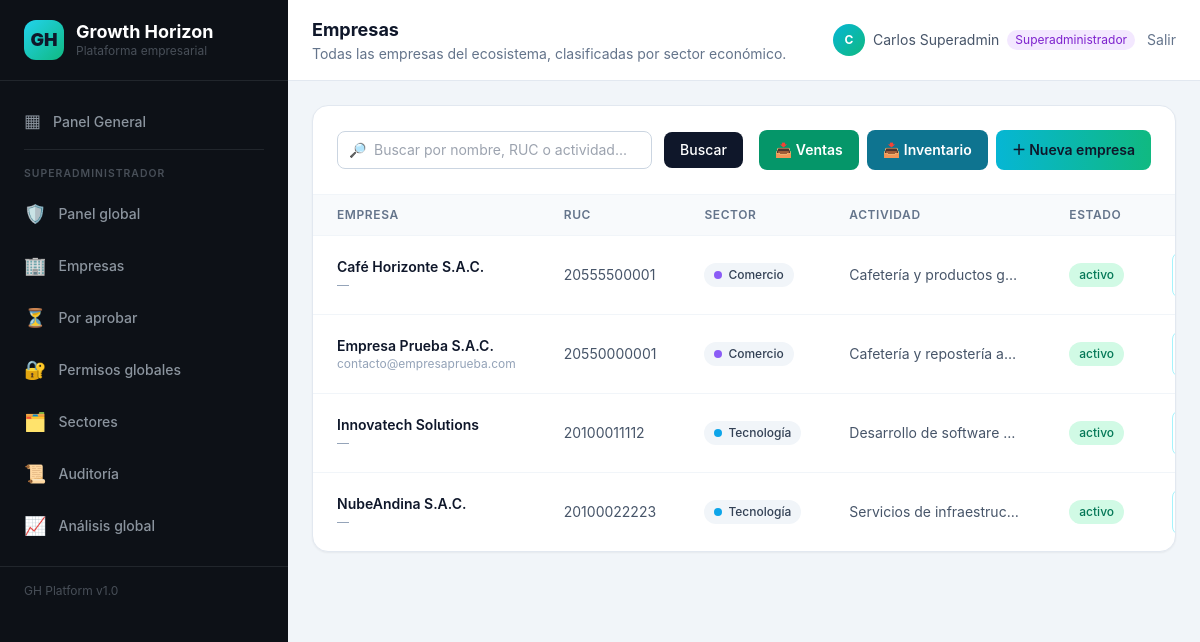
The page /empresas/ (signed in) on the database its author committed.
### models/usuario.py (models this page shows, shortened)
class Usuario(UserMixin, TimestampMixin, db.Model):
    __tablename__ = "usuarios"
    id = db.Column(db.Integer, primary_key=True)
    nombre = db.Column(db.String(120), nullable=False)
    email = db.Column(db.String(180), unique=True, nullable=False, index=True)
    password_hash = db.Column(db.String(255), nullable=False)
    rol = db.Column(db.String(40), nullable=False, default=ROL_ANALISTA)
    cargo = db.Column(db.String(80), nullable=True)
    activo = db.Column(db.Boolean, nullable=False, default=True)
    sector_id = db.Column(db.Integer, db.ForeignKey("sectores.id"), nullable=True)
    empresa_id = db.Column(db.Integer, db.ForeignKey("empresas.id", ondelete="SET NULL"), nullable=True)
    ultimo_acceso = db.Column(db.DateTime, nullable=True)
    intentos_fallidos = db.Column(db.Integer, nullable=False, default=0)
    ultimo_intento_fallido = db.Column(db.DateTime, nullable=True)
    sector = db.relationship("Sector", backref=db.backref("usuarios", lazy="dynamic", passive_deletes=True))
    empresa = db.relationship("Empresa", backref=db.backref("usuarios", lazy="dynamic", passive_deletes=True))
    auditorias = db.relationship("Auditoria", backref="usuario", lazy="dynamic")
    @property
    def es_superadmin(self):
        return self.rol == ROL_SUPERADMIN
    @property
    def tiene_empresa(self):
        return self.empresa is not None
    @property
    def etiqueta_rol(self):
        from models.roles import ROLES_DISPONIBLES
        return ROLES_DISPONIBLES.get(self.rol, self.rol)

### models/empresa.py (models this page shows, shortened)
class Empresa(TimestampMixin, db.Model):
    __tablename__ = "empresas"
    id = db.Column(db.Integer, primary_key=True)
    nombre = db.Column(db.String(180), nullable=False, index=True)
    ruc = db.Column(db.String(20), unique=True, nullable=True, index=True)
    sector_id = db.Column(db.Integer, db.ForeignKey("sectores.id", ondelete="SET NULL"), nullable=True)
    actividad = db.Column(db.String(255), nullable=True)
    correo = db.Column(db.String(180), nullable=True)
    telefono = db.Column(db.String(40), nullable=True)
    direccion = db.Column(db.String(255), nullable=True)
    sitio_web = db.Column(db.String(255), nullable=True)
    estado = db.Column(db.String(20), nullable=False, default="activo")
    notas_admin = db.Column(db.Text, nullable=True)

### models/sector.py (models this page shows, shortened)
class Sector(TimestampMixin, db.Model):
    __tablename__ = "sectores"
    id = db.Column(db.Integer, primary_key=True)
    nombre = db.Column(db.String(120), unique=True, nullable=False, index=True)
    descripcion = db.Column(db.Text, nullable=True)
    color = db.Column(db.String(20), nullable=False, default="#0891b2")
    empresas = db.relationship("Empresa", backref="sector", lazy="dynamic", passive_deletes=True)

### routes/empresas.py (the view, shortened to what this page needs)
@empresas_bp.route("/")
@login_required
@superadmin_requerido
def listar():
    sector_id = request.args.get("sector", type=int)
    busqueda = request.args.get("q", "").strip()
    consulta = Empresa.query
    if sector_id:
        consulta = consulta.filter(Empresa.sector_id == sector_id)
    empresas = consulta.order_by(Empresa.nombre.asc()).all()
    sectores = Sector.query.order_by(Sector.nombre.asc()).all()
    sector_seleccionado = db.session.get(Sector, sector_id) if sector_id else None
    return render_template(
        "empresas/listar.html",
        empresas=empresas,
        sectores=sectores,
        sector_seleccionado=sector_seleccionado,
        busqueda=busqueda,
    )

### routes/decoradores.py (called while the page is built)
def superadmin_requerido(func):
    @wraps(func)
    def envoltura(*args, **kwargs):
        if not current_user.is_authenticated or current_user.rol != ROL_SUPERADMIN:
            _sin_acceso()
        return func(*args, **kwargs)
    return envoltura

### templates/empresas/listar.html (shortened to what this page needs)
{% extends "base.html" %}
{% block cabecera %}Empresas{% endblock %}
{% block subcabecera %}
    {% if sector_seleccionado %}
        Vista filtrada por el sector <span class="inline-flex items-center gap-1" style="color: {{ sector_seleccionado.color }}">● {{ sector_seleccionado.nombre }}</span>
    {% else %}
        Todas las empresas del ecosistema, clasificadas por sector económico.
    {% endif %}
{% endblock %}
{% block contenido %}
    <div class="bg-white rounded-2xl shadow-sm border border-slate-200 overflow-hidden">
        <div class="p-6 border-b border-slate-100 flex flex-col sm:flex-row sm:items-center gap-4 justify-between">
            <form method="get" class="flex flex-col sm:flex-row items-start sm:items-center gap-3 flex-1">
                <div class="relative flex-1 max-w-md">
                    <span class="absolute left-3 top-1/2 -translate-y-1/2 text-slate-400 text-sm">🔎</span>
                    <input type="text" name="q" value="{{ busqueda }}"
                           placeholder="Buscar por nombre, RUC o actividad..."
                           class="w-full pl-9 px-3 py-2 rounded-lg border border-slate-300 focus:border-cyan-500 focus:ring-1 focus:ring-cyan-500 outline-none text-sm">
                </div>
                <div class="flex gap-2">
                    <button type="submit" class="px-4 py-2 rounded-lg bg-slate-900 text-white text-sm font-medium hover:bg-slate-700 transition">Buscar</button>
                </div>
            </form>
            <div class="flex flex-wrap gap-2">
                <a href="{{ url_for('empresas.exportar_ventas_xlsx') }}"
                   class="px-4 py-2.5 rounded-lg bg-emerald-600 text-white text-sm font-semibold hover:bg-emerald-700 transition whitespace-nowrap">
                    📥 Ventas
                </a>
                <a href="{{ url_for('empresas.exportar_inventario_xlsx') }}"
                   class="px-4 py-2.5 rounded-lg bg-cyan-700 text-white text-sm font-semibold hover:bg-cyan-800 transition whitespace-nowrap">
                    📥 Inventario
                </a>
                <a href="{{ url_for('empresas.nueva') }}" class="px-4 py-2.5 rounded-lg bg-gradient-to-r from-cyan-500 to-emerald-500 text-slate-900 text-sm font-semibold hover:opacity-90 transition whitespace-nowrap">
                    ＋ Nueva empresa
                </a>
            </div>
        </div>
        <div class="overflow-x-auto">
            <table class="w-full text-sm">
                <thead>
                    <tr class="text-left text-xs uppercase tracking-wider text-slate-500 border-b border-slate-100 bg-slate-50">
                        <th class="px-6 py-3 font-semibold">Empresa</th>
                        <th class="px-6 py-3 font-semibold">RUC</th>
                        <th class="px-6 py-3 font-semibold">Sector</th>
                        <th class="px-6 py-3 font-semibold">Actividad</th>
                        <th class="px-6 py-3 font-semibold">Estado</th>
                        <th class="px-6 py-3 font-semibold text-right">Acciones</th>
                    </tr>
                </thead>
                <tbody class="divide-y divide-slate-100">
                {% for empresa in empresas %}
                    <tr class="hover:bg-slate-50 transition">
                        <td class="px-6 py-4">
                            <p class="font-semibold text-slate-900">{{ empresa.nombre }}</p>
                            <p class="text-xs text-slate-400">{{ empresa.correo or '—' }}</p>
                        </td>
                        <td class="px-6 py-4 text-slate-600">{{ empresa.ruc or '—' }}</td>
                        <td class="px-6 py-4">
                            {% if empresa.sector %}
                                <span class="inline-flex items-center gap-1.5 px-2.5 py-1 rounded-full text-xs font-medium bg-slate-100 text-slate-700">
                                    <span class="w-2 h-2 rounded-full" style="background-color: {{ empresa.sector.color }}"></span>
                                    {{ empresa.sector.nombre }}
                                </span>
                            {% else %}
                                <span class="text-slate-400">Sin clasificar</span>
                            {% endif %}
                        </td>
                        <td class="px-6 py-4 text-slate-600 max-w-[220px] truncate">{{ empresa.actividad or '—' }}</td>
                        <td class="px-6 py-4">
                            <span class="inline-block px-2.5 py-1 rounded-full text-xs font-medium
                                {% if empresa.estado == 'activo' %}bg-emerald-100 text-emerald-700
                                {% else %}bg-rose-100 text-rose-700{% endif %}">
                                {{ empresa.estado }}
                            </span>
                        </td>
                        <td class="px-6 py-4">
                            <div class="flex items-center justify-end gap-2">
                                <a href="{{ url_for('empresas.detalle', empresa_id=empresa.id) }}"
                                   class="px-3 py-1.5 rounded-lg border border-cyan-200 text-cyan-700 text-xs font-medium hover:bg-cyan-50 transition">Ver detalle</a>
                            </div>
                        </td>
                    </tr>
                {% endfor %}
                </tbody>
            </table>
        </div>
    </div>
{% endblock %}

### templates/base.html (shortened to what this page needs)
<!DOCTYPE html>
<html lang="es" class="h-full">
<head>
    <script src="https://cdn.tailwindcss.com"></script>
    <link rel="stylesheet" href="https://cdnjs.cloudflare.com/ajax/libs/animate.css/4.1.1/animate.min.css" />
    <link rel="stylesheet" href="{{ url_for('static', filename='css/ripple.css') }}" />
</head>
<body class="h-full bg-slate-100 text-slate-800 antialiased">
    <div class="flex h-screen overflow-hidden" x-data="{ empresaMenu: true }">
        <aside class="w-72 flex-col shrink-0 gh-sidebar" x-show="empresaMenu">
            <div class="flex items-center gap-3 px-6 py-5 border-b" style="border-color: #21262C;">
                <div
                    class="w-10 h-10 rounded-xl bg-gradient-to-br from-cyan-400 to-emerald-500 flex items-center justify-center text-lg font-black text-slate-900">
                    GH</div>
                <div>
                    <h1 class="text-white font-bold text-lg leading-tight">Growth Horizon</h1>
                    <p class="text-xs" style="color: #484f58;">Plataforma empresarial</p>
                </div>
            </div>
            <nav class="flex-1 overflow-y-auto scrollbar-thin px-3 py-4 space-y-1">
                <a href="{{ url_for('main.dashboard') }}"
                    class="gh-nav-item {% if request.endpoint == 'main.dashboard' %}gh-active{% endif %}">
                    <span class="text-lg">▦</span> Panel General
                </a>
                {% if current_user.is_authenticated and current_user.es_superadmin %}
                <div class="gh-divider"></div>
                <p class="gh-section-label">Superadministrador</p>
                <a href="{{ url_for('superadmin.panel') }}"
                    class="gh-nav-item {% if request.endpoint and request.endpoint.startswith('superadmin') %}gh-active{% endif %}">
                    <span class="text-lg">🛡️</span> Panel global
                </a>
                <a href="{{ url_for('superadmin.empresas') }}"
                    class="gh-nav-item {% if request.endpoint == 'superadmin.empresas' %}gh-active{% endif %}">
                    <span class="text-lg">🏢</span> Empresas
                </a>
                <a href="{{ url_for('superadmin.empresas_pendientes') }}"
                    class="gh-nav-item {% if request.endpoint == 'superadmin.empresas_pendientes' %}gh-active{% endif %}">
                    <span class="flex items-center gap-3 flex-1"><span class="text-lg">⏳</span> Por aprobar</span>
                </a>
                <a href="{{ url_for('superadmin.permisos') }}"
                    class="gh-nav-item {% if request.endpoint == 'superadmin.permisos' %}gh-active{% endif %}">
                    <span class="text-lg">🔐</span> Permisos globales
                </a>
                <a href="{{ url_for('sectores.listar') }}"
                    class="gh-nav-item {% if request.endpoint and request.endpoint.startswith('sectores') %}gh-active{% endif %}">
                    <span class="text-lg">🗂️</span> Sectores
                </a>
                <a href="{{ url_for('seguridad.auditoria') }}"
                    class="gh-nav-item {% if request.endpoint and request.endpoint.startswith('seguridad') %}gh-active{% endif %}">
                    <span class="text-lg">📜</span> Auditoría
                </a>
                <a href="{{ url_for('analisis.principal') }}"
                    class="gh-nav-item {% if request.endpoint == 'analisis.principal' %}gh-active{% endif %}">
                    <span class="text-lg">📈</span> Análisis global
                </a>
                {% endif %}
            </nav>
            <div class="gh-sidebar-footer px-6 py-4 text-xs">
                GH Platform v1.0
            </div>
        </aside>
        <div class="flex-1 flex flex-col overflow-hidden pt-14 md:pt-0">
            <header class="bg-white border-b border-slate-200 px-6 py-4 flex items-center justify-between">
                <div>
                    <h2 class="text-lg font-bold text-slate-900">{% block cabecera %}{% endblock %}</h2>
                    <p class="text-sm text-slate-500">{% block subcabecera %}{% endblock %}</p>
                </div>
                <div class="flex items-center gap-3">
                    {% if current_user.is_authenticated %}
                    <span class="hidden sm:inline-flex items-center gap-2 text-sm text-slate-600">
                        <span
                            class="w-8 h-8 rounded-full bg-gradient-to-br from-cyan-500 to-emerald-500 text-white flex items-center justify-center text-xs font-bold">
                            {{ current_user.nombre[:1] | upper }}
                        </span>
                        {{ current_user.nombre }}
                        <span
                            class="px-2 py-0.5 text-xs rounded-full
                            {% if current_user.es_superadmin %}bg-purple-100 text-purple-700
                            {% elif current_user.es_admin_empresa %}bg-emerald-100 text-emerald-700
                            {% elif current_user.es_empleado %}bg-sky-100 text-sky-700
                            {% else %}bg-slate-100 text-slate-700{% endif %}">
                            {{ current_user.etiqueta_rol }}
                        </span>
                    </span>
                    <a href="{{ url_for('auth.logout') }}"
                        class="text-sm text-slate-500 hover:text-red-600 transition">Salir</a>
                    {% endif %}
                </div>
            </header>
            <main class="flex-1 overflow-y-auto scrollbar-thin p-6">
                {% block contenido %}{% block content %}{% endblock %}{% endblock %}
            </main>
        </div>
    </div>
</body>
</html>

### templates/base.html (style rules this page uses)
body { font-family: 'Inter', system-ui, -apple-system, sans-serif; }
.gh-sidebar { background-color: #0D1117; }
.gh-sidebar .gh-nav-item { position: relative; display: flex; align-items: center; gap: 0.75rem; padding: 0.625rem 0.75rem; border-radius: 0.5rem; font-size: 0.875rem; font-weight: 500; color: #8b949e; background-color: transparent; cursor: pointer; transition: background-color 300ms ease, color 200ms ease, filter 300ms ease, transform 300ms ease; }
.gh-sidebar .gh-nav-item::before { content: ""; position: absolute; top: 50%; left: -12px; width: 4px; height: 0; background-color: #2F81F7; border-radius: 4px; transform: translateY(-50%); opacity: 0; transition: height 250ms cubic-bezier(0.25, 0.8, 0.25, 1), opacity 250ms ease; }
.gh-sidebar .gh-section-label { padding: 0.75rem 0.75rem 0.25rem; font-size: 0.65rem; font-weight: 600; text-transform: uppercase; letter-spacing: 0.1em; color: #484f58; }
.gh-sidebar .gh-divider { height: 1px; background-color: #21262C; margin: 0.5rem 0.75rem; }
.gh-sidebar-footer { border-top: 1px solid #21262C; color: #484f58; }

### rows shown on the page
Usuario: nombre "C", nombre "Carlos Superadmin", etiqueta_rol "Superadministrador"
Empresa: nombre "Café Horizonte S.A.C.", correo "—", ruc "20555500001", sector.nombre "Comercio", actividad "Cafetería y productos g…", estado "activo"
Empresa: nombre "Empresa Prueba S.A.C.", correo "contacto@empresaprueba.com", ruc "20550000001", sector.nombre "Comercio", actividad "Cafetería y repostería a…", estado "activo"
Empresa: nombre "Innovatech Solutions", correo "—", ruc "20100011112", sector.nombre "Tecnología", actividad "Desarrollo de software…", estado "activo"
Empresa: nombre "NubeAndina S.A.C.", correo "—", ruc "20100022223", sector.nombre "Tecnología", actividad "Servicios de infraestruc…", estado "activo"
